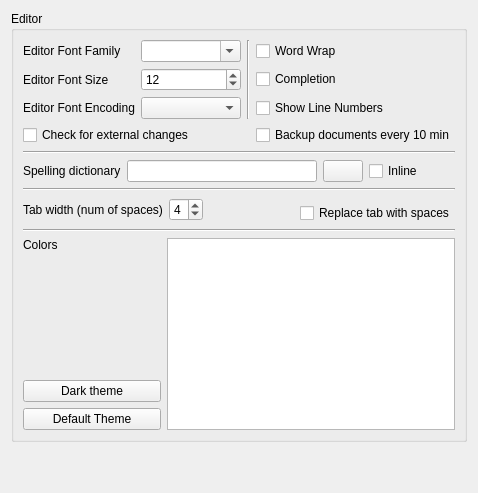
     <widget class="QWidget" name="pe">
      <layout class="QGridLayout" name="gridLayout_8">
       <item row="0" column="0">
        <widget class="QGroupBox" name="groupBox_3">
         <property name="sizePolicy">
          <sizepolicy hsizetype="Expanding" vsizetype="Expanding">
           <horstretch>0</horstretch>
           <verstretch>0</verstretch>
          </sizepolicy>
         </property>
         <property name="title">
          <string>Editor</string>
         </property>
         <layout class="QGridLayout" name="gridLayout_6">
          <item row="0" column="0" colspan="5">
           <layout class="QGridLayout" name="gridLayout">
            <item row="0" column="0">
             <widget class="QLabel" name="labelFamily">
              <property name="text">
               <string>Editor Font Family</string>
              </property>
             </widget>
            </item>
            <item row="0" column="1">
             <widget class="QComboBox" name="comboBoxFont">
              <property name="editable">
               <bool>true</bool>
              </property>
             </widget>
            </item>
            <item row="0" column="2" rowspan="3">
             <widget class="Line" name="line_3">
              <property name="orientation">
               <enum>Qt::Vertical</enum>
              </property>
             </widget>
            </item>
            <item row="1" column="0">
             <widget class="QLabel" name="labelSize">
              <property name="text">
               <string>Editor Font Size</string>
              </property>
             </widget>
            </item>
            <item row="1" column="1">
             <widget class="QSpinBox" name="spinBoxSize">
              <property name="minimum">
               <number>1</number>
              </property>
              <property name="value">
               <number>12</number>
              </property>
             </widget>
            </item>
            <item row="2" column="0">
             <widget class="QLabel" name="labelEncoding">
              <property name="text">
               <string>Editor Font Encoding</string>
              </property>
             </widget>
            </item>
            <item row="2" column="1">
             <widget class="QComboBox" name="comboBoxEncoding"/>
            </item>
            <item row="3" column="0" colspan="2">
             <widget class="QCheckBox" name="checkBoxWatcher">
              <property name="text">
               <string>Check for external changes</string>
              </property>
             </widget>
            </item>
            <item row="3" column="3" colspan="2">
             <widget class="QCheckBox" name="checkBoxAutoSave">
              <property name="text">
               <string>Backup documents every 10 min</string>
              </property>
             </widget>
            </item>
            <item row="0" column="3" colspan="2">
             <widget class="QCheckBox" name="checkBoxWordwrap">
              <property name="text">
               <string>Word Wrap</string>
              </property>
             </widget>
            </item>
            <item row="1" column="3" colspan="2">
             <widget class="QCheckBox" name="checkBoxCompletion">
              <property name="text">
               <string>Completion</string>
              </property>
             </widget>
            </item>
            <item row="2" column="3" colspan="2">
             <widget class="QCheckBox" name="checkBoxLinenumber">
              <property name="text">
               <string>Show Line Numbers</string>
              </property>
             </widget>
            </item>
           </layout>
          </item>
          <item row="1" column="0" colspan="5">
           <widget class="Line" name="line">
            <property name="orientation">
             <enum>Qt::Horizontal</enum>
            </property>
           </widget>
          </item>
          <item row="3" column="0" colspan="5">
           <widget class="Line" name="line_2">
            <property name="orientation">
             <enum>Qt::Horizontal</enum>
            </property>
           </widget>
          </item>
          <item row="4" column="0" rowspan="2" colspan="3">
           <layout class="QHBoxLayout" name="horizontalLayout_2">
            <item>
             <widget class="QLabel" name="labelTabWidth">
              <property name="text">
               <string>Tab width (num of spaces)</string>
              </property>
             </widget>
            </item>
            <item>
             <widget class="QSpinBox" name="spinBoxTab">
              <property name="minimum">
               <number>2</number>
              </property>
              <property name="maximum">
               <number>8</number>
              </property>
              <property name="value">
               <number>4</number>
              </property>
             </widget>
            </item>
            <item>
             <spacer name="horizontalSpacer">
              <property name="orientation">
               <enum>Qt::Horizontal</enum>
              </property>
              <property name="sizeHint" stdset="0">
               <size>
                <width>40</width>
                <height>20</height>
               </size>
              </property>
             </spacer>
            </item>
           </layout>
          </item>
          <item row="5" column="3" colspan="2">
           <widget class="QCheckBox" name="checkBoxTab">
            <property name="text">
             <string>Replace tab with spaces</string>
            </property>
           </widget>
          </item>
          <item row="6" column="0" rowspan="2" colspan="5">
           <widget class="Line" name="line_5">
            <property name="orientation">
             <enum>Qt::Horizontal</enum>
            </property>
           </widget>
          </item>
          <item row="11" column="0">
           <spacer name="verticalSpacer">
            <property name="orientation">
             <enum>Qt::Vertical</enum>
            </property>
            <property name="sizeHint" stdset="0">
             <size>
              <width>138</width>
              <height>62</height>
             </size>
            </property>
           </spacer>
          </item>
          <item row="10" column="0">
           <widget class="QLabel" name="label_3">
            <property name="text">
             <string>Colors</string>
            </property>
           </widget>
          </item>
          <item row="13" column="0">
           <widget class="QPushButton" name="pushButtonDefault">
            <property name="text">
             <string>Default Theme</string>
            </property>
           </widget>
          </item>
          <item row="12" column="0">
           <widget class="QPushButton" name="pushButtonDark">
            <property name="text">
             <string>Dark theme</string>
            </property>
           </widget>
          </item>
          <item row="10" column="1" rowspan="4" colspan="4">
           <widget class="QTableWidget" name="colortableWidget">
            <property name="maximumSize">
             <size>
              <width>16777215</width>
              <height>16777215</height>
             </size>
            </property>
            <attribute name="horizontalHeaderVisible">
             <bool>false</bool>
            </attribute>
            <attribute name="horizontalHeaderStretchLastSection">
             <bool>true</bool>
            </attribute>
            <attribute name="verticalHeaderVisible">
             <bool>false</bool>
            </attribute>
            <column>
             <property name="text">
              <string>Item</string>
             </property>
            </column>
            <column>
             <property name="text">
              <string>Color</string>
             </property>
            </column>
           </widget>
          </item>
          <item row="2" column="0" colspan="5">
           <layout class="QHBoxLayout">
            <item>
             <widget class="QLabel" name="labelASpellCommand">
              <property name="sizePolicy">
               <sizepolicy hsizetype="Preferred" vsizetype="Preferred">
                <horstretch>0</horstretch>
                <verstretch>0</verstretch>
               </sizepolicy>
              </property>
              <property name="text">
               <string>Spelling dictionary</string>
              </property>
             </widget>
            </item>
            <item>
             <widget class="QLineEdit" name="lineEditAspellCommand">
              <property name="minimumSize">
               <size>
                <width>190</width>
                <height>0</height>
               </size>
              </property>
             </widget>
            </item>
            <item>
             <widget class="QPushButton" name="pushButtonAspell">
              <property name="text">
               <string/>
              </property>
              <property name="icon">
               <iconset resource="texmaker.qrc">
                <normaloff>:/images/fileopen16.png</normaloff>:/images/fileopen16.png</iconset>
              </property>
             </widget>
            </item>
            <item>
             <widget class="QCheckBox" name="checkBoxInlineSpell">
              <property name="sizePolicy">
               <sizepolicy hsizetype="MinimumExpanding" vsizetype="Expanding">
                <horstretch>0</horstretch>
                <verstretch>0</verstretch>
               </sizepolicy>
              </property>
              <property name="toolTip">
               <string>Inline Spell Checking</string>
              </property>
              <property name="text">
               <string>Inline</string>
              </property>
             </widget>
            </item>
           </layout>
          </item>
         </layout>
        </widget>
       </item>
       <item row="1" column="0">
        <spacer>
         <property name="orientation">
          <enum>Qt::Vertical</enum>
         </property>
         <property name="sizeHint" stdset="0">
          <size>
           <width>411</width>
           <height>40</height>
          </size>
         </property>
        </spacer>
       </item>
      </layout>
     </widget>
